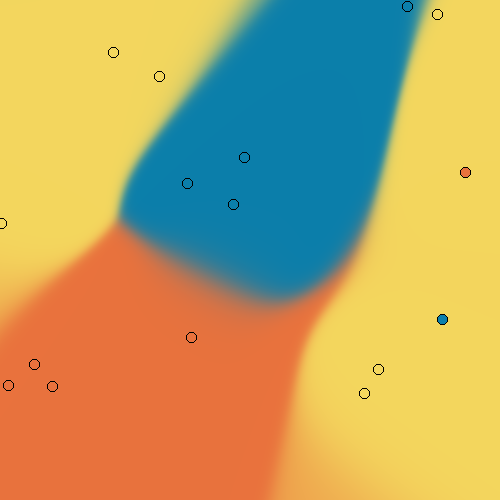

Write the Python code that produced this figure.
from neurobiba import Weights
from neurobiba.color import mix3

from PIL import Image, ImageDraw
from random import random

# Константы
IMAGE_SIZE = WIDTH, HEIGHT = 500, 500
DATA_AMOUNT = 16
TRAINING_ITERATIONS = 10000

# Создание весов
weights = Weights([2, 16, 3])

# Генерация датасета
input_neurons = [[random(), random()] for _ in range(DATA_AMOUNT)]
output_neurons = [[i%3==0, i%3==1, i%3==2] for i in range(DATA_AMOUNT)]

# Процесс обучения
for _ in range(TRAINING_ITERATIONS):
    for i in range(len(input_neurons)):
        weights.train(input_neurons[i], output_neurons[i])

# Создание картинки
image = Image.new('RGB', IMAGE_SIZE, 'white')   
draw = ImageDraw.Draw(image)

# Отрисовка поля
for x in range(WIDTH):
    for y in range(HEIGHT):
        brightness = weights.feed_forward([x/WIDTH, y/HEIGHT])
        draw.point((x, y), mix3(brightness))

# Отрисовка точек
for ind, i in enumerate(input_neurons):
    x, y = int(i[0]*WIDTH), int(i[1]*HEIGHT)
    draw.ellipse((x-5, y-5, x+5, y+5), 
        fill = mix3(output_neurons[ind]), 
        outline = (0, 0, 0))

# Вывод изображения
image.show()
